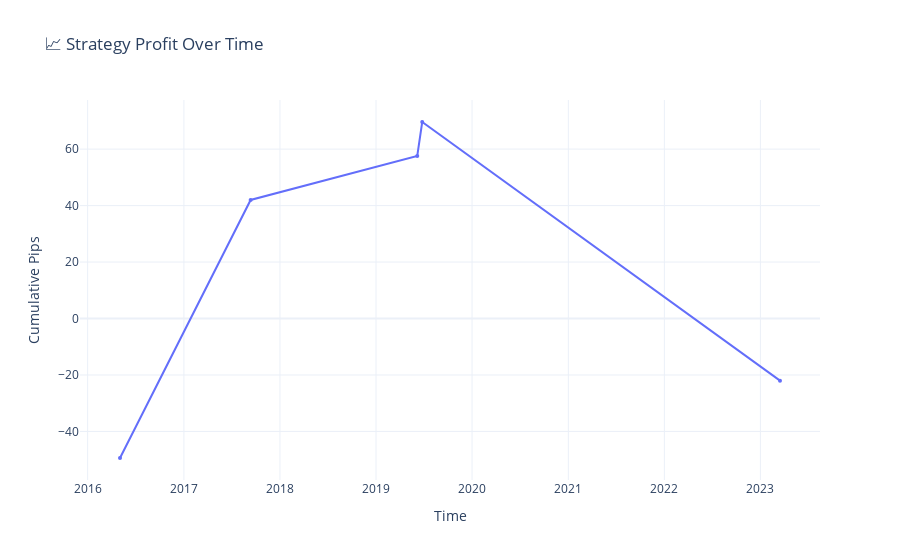

Source (notebook cell):
### Code cell
pairs = ["USD_JPY"]
for pair in pairs:
    print(pair)
    summarize_trades(f"../backtesting/results/{pair}_H1_analyzed.pkl")

### Figure 1 — Plotly figure (JSON) as saved in the notebook; plotly's stock layout.template omitted (floating-point values rounded to 4 significant figures)
{"data": [{"line": {"width": 2}, "marker": {"size": 4}, "mode": "lines+markers", "name": "Cumulative Pips", "type": "scatter", "x": ["2016-05-03T00:00:00+00:00", "2017-09-11T12:00:00+00:00", "2019-06-06T18:00:00+00:00", "2019-06-25T16:00:00+00:00", "2023-03-16T12:00:00+00:00"], "y": [-49.4, 42.0, 57.6, 69.6, -22.0]}], "layout": {"hovermode": "x unified", "title": {"text": "📈 Strategy Profit Over Time"}, "xaxis": {"title": {"text": "Time"}}, "yaxis": {"title": {"text": "Cumulative Pips"}}}}
